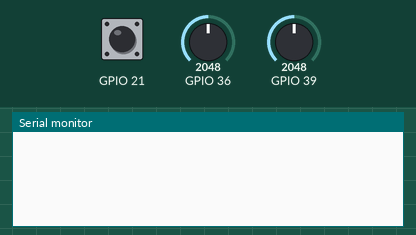
Simulated run of this program. Board: ESP32. Shown: the last lines printed to the serial monitor. The inputs (shaded band) are chosen by the test bench; at power-on: GPIO 36 = 2048, GPIO 39 = 2048, GPIO 21 HIGH.

Above: at 1.2 s.
1.3 s: GPIO 36 set to 2866
At 2.1 s:
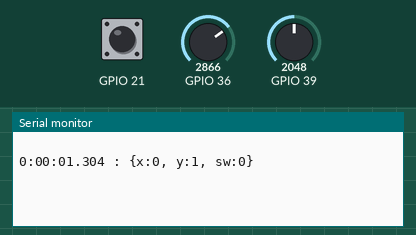
2.8 s: GPIO 39 set to 2866
At 3.4 s:
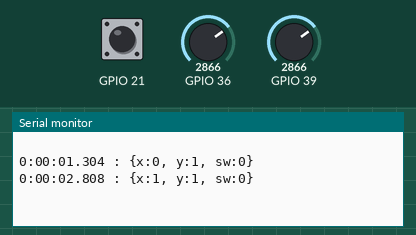
4.3 s: GPIO 21 pulled LOW for 0.15 s
At 4.9 s:
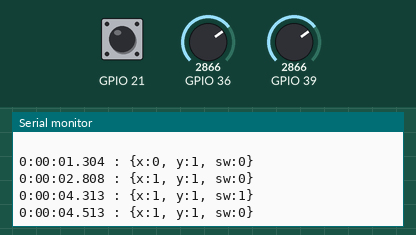
5.9 s: GPIO 21 pulled LOW for 1 s
At 8.1 s:
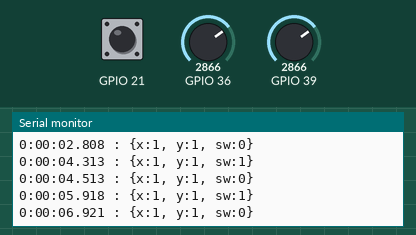
8.4 s: GPIO 36 set to 2047
At 9.5 s:
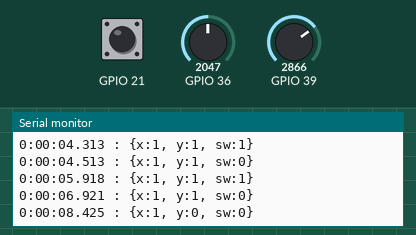
9.9 s: GPIO 39 set to 2047
At 10.8 s:
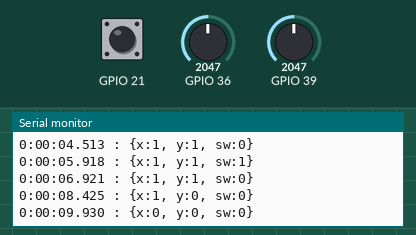
Timing chart, 0 to 12.4 s (numbered marks = the images above; inputs shaded):
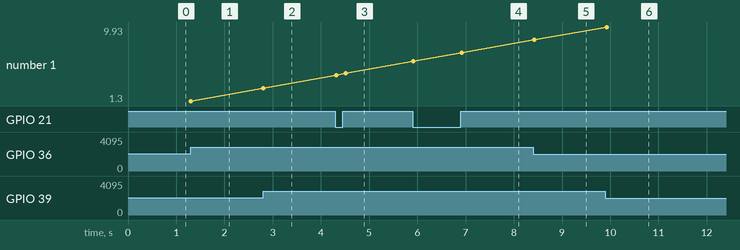

The program:

main.cpp
```cpp
#include <joystick.h>
#include <output_helper.h>

JoyStick *JoyStick::instance = nullptr;
OutputHelper *OutputHelper::instance = nullptr;
OutputHelper *output = OutputHelper::getInstance();
JoyStick *joyStick = JoyStick::getInstance();
void setup()
{
}

void loop()
{
  output->updateCounter();
  joyStick->onUpdate();
  delay(100);
}
```

joystick.h
```cpp
#include <output_helper.h>

class JoyStick
{
private:
        static JoyStick *instance;
        int _pinX;
        int _pinY;
        int _pinSW;
        int _lastX, _lastY;
        bool _lastSW;
        OutputHelper *_outputHelper = OutputHelper::getInstance();
        JoyStick(int pin_x, int pin_y, int pin_sw)
        {
                _pinX = pin_x;
                _pinY = pin_y;
                _pinSW = pin_sw;
                pinMode(_pinX, INPUT);
                pinMode(_pinY, INPUT);
                pinMode(_pinSW, INPUT_PULLUP);
                _lastX = 0;
                _lastY = 0;
                _lastSW = false;
        }

        int _getValue(int pin)
        {
                int value = analogRead(pin) - 2047;
                if (value < -200)
                        return -1;
                else if (value > 200)
                        return 1;
                else
                        return 0;
        }

public:
        JoyStick(const JoyStick &) = delete;
        JoyStick &operator=(const JoyStick &) = delete;

        static JoyStick *getInstance()
        {
                if (instance == nullptr)
                        instance = new JoyStick(39, 36, 21);
                return instance;
        }

        int getX()
        {
                return _getValue(_pinX);
        }

        int getY()
        {
                return _getValue(_pinY);
        }

        bool getSW()
        {
                return !digitalRead(_pinSW);
        }
        void onUpdate()
        {
                int x = getX();
                int y = getY();
                bool sw = getSW();
                if (x != _lastX || y != _lastY || sw != _lastSW)
                {
                        _lastX = x;
                        _lastY = y;
                        _lastSW = sw;
                        _outputHelper->sendMSG("{x:" + String(x) + ", y:" + String(y) + ", sw:" + String(sw) + "}");
                }
        }
};
```

output_helper.h
```cpp
#pragma once
#include <HardwareSerial.h>
class OutputHelper
{
private:
        static OutputHelper *instance;
        unsigned long _lastMS;
        unsigned long timer;
        String convert()
        {
                unsigned long hours = timer / 3600000;
                unsigned long minutes = (timer % 3600000) / 60000;
                unsigned long seconds = (timer % 60000) / 1000;
                unsigned long ms = timer % 1000;
                String formattedTime = String(hours) + ":" +
                                       (minutes < 10 ? "0" : "") + String(minutes) + ":" +
                                       (seconds < 10 ? "0" : "") + String(seconds) + "." +
                                       (ms < 10 ? "00" : (ms < 100 ? "0" : "")) + String(ms);

                return formattedTime;
        }
        OutputHelper()
        {
                Serial.begin(115200);
                Serial.println("OutputHelper intialized!");
                timer = 0;
                _lastMS = millis();
        }

public:
        OutputHelper(const OutputHelper &) = delete;
        OutputHelper &operator=(const OutputHelper &) = delete;
        static OutputHelper *getInstance()
        {
                if (instance == nullptr)
                        instance = new OutputHelper();
                return instance;
        }
        void updateCounter()
        {
                timer = millis() - _lastMS;
        }
        template <typename T>
        void sendMSG(T x)
        {
                Serial.println(convert() + " : " + String(x));
        }
};
```

Measured:
- after the input at 1.3 s, the serial monitor: prints a new line at once (image 1)
- after the input at 2.8 s, the serial monitor: prints a new line at once (image 2)
- after the input at 4.3 s, the serial monitor: prints a new line at once (image 3)
- after the input at 5.9 s, the serial monitor: prints a new line at once (image 4)
- after the input at 8.4 s, the serial monitor: prints a new line at once (image 5)
- after the input at 9.9 s, the serial monitor: prints a new line at once (image 6)
- plotted number 1: 1.3 → 2.81 after the input at 2.8 s, 2.81 → 4.51 after the input at 4.3 s, 4.51 → 6.92 after the input at 5.9 s, 6.92 → 8.43 after the input at 8.4 s, 8.43 → 9.93 after the input at 9.9 s
